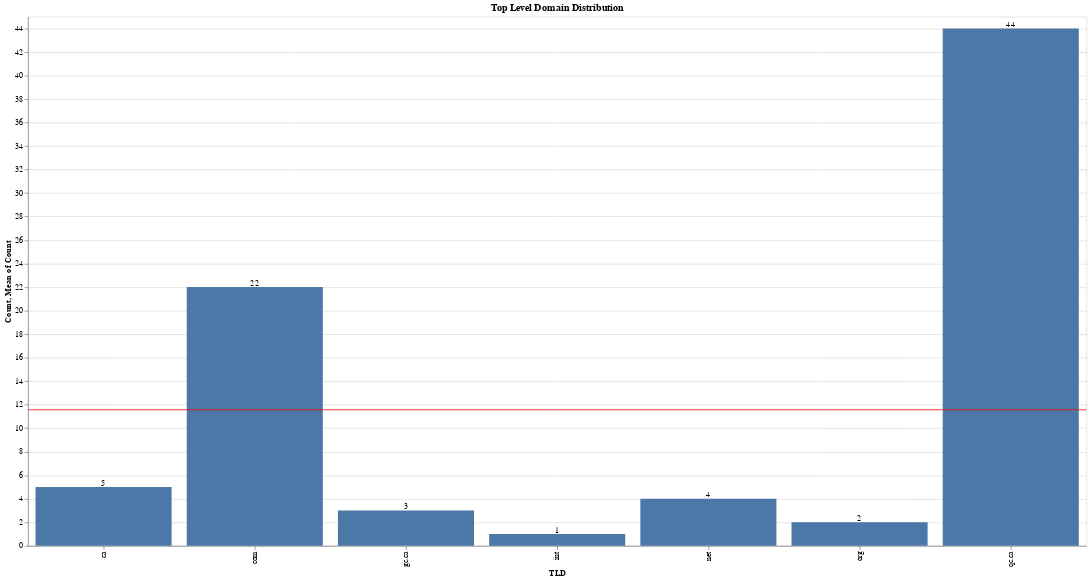

Here is the notebook cell this chart was saved with:
### Markdown cell above
#### Next, we'll plot the TLD count.

### Code cell
tld_count = domains['tld'].value_counts().rename_axis('TLD').reset_index(name='Count')

tld_bar = alt.Chart(tld_count).mark_bar().encode(
    x='TLD:O',
    y='Count:Q'
)

tld_rule = alt.Chart(tld_count).mark_rule(color='red').encode(
    y='mean(Count):Q'
)

tld_text = tld_bar.mark_text(
    align='center',
    baseline='bottom'
).encode(
    text='Count:Q'
)

(tld_bar + tld_rule + tld_text).properties(width=1400, height=700, title='Top Level Domain Distribution')

### Figure 1 — Vega-Lite specification as saved in the notebook (floating-point values rounded to 4 significant figures)
{"config": {"view": {"continuousWidth": 400, "continuousHeight": 300}}, "layer": [{"mark": "bar", "encoding": {"x": {"type": "ordinal", "field": "TLD"}, "y": {"type": "quantitative", "field": "Count"}}}, {"mark": {"type": "rule", "color": "red"}, "encoding": {"y": {"type": "quantitative", "aggregate": "mean", "field": "Count"}}}, {"mark": {"type": "text", "align": "center", "baseline": "bottom"}, "encoding": {"text": {"type": "quantitative", "field": "Count"}, "x": {"type": "ordinal", "field": "TLD"}, "y": {"type": "quantitative", "field": "Count"}}}], "data": {"name": "data-1d08ac52670965598ec85a263f1caef3"}, "height": 700, "title": "Top Level Domain Distribution", "width": 1400, "$schema": "https://vega.github.io/schema/vega-lite/v4.0.2.json", "datasets": {"data-1d08ac52670965598ec85a263f1caef3": [{"TLD": "qc.ca", "Count": 44}, {"TLD": "com", "Count": 22}, {"TLD": "ca", "Count": 5}, {"TLD": "net", "Count": 4}, {"TLD": "gc.ca", "Count": 3}, {"TLD": "org", "Count": 2}, {"TLD": "int", "Count": 1}]}}
